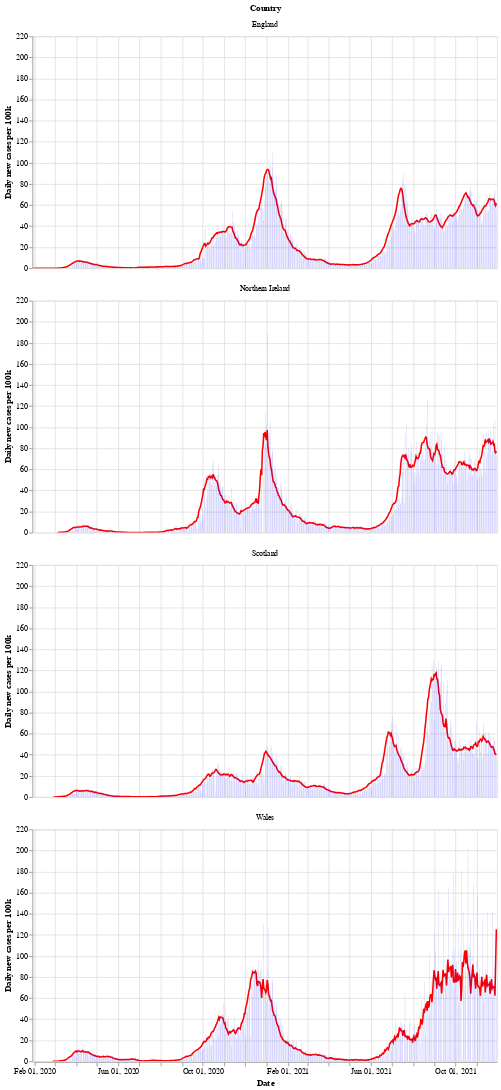

The notebook cell this image was saved under:
### Markdown cell above
Next is a bar chart of the number of new cases in each country (per 100k population), with the 7 day moving average of cases. Again we see that Wales saw a longer period of raising and falling cases compared to the other countries.

After a period of cases falling, each nation is now seeing a rise in the number of cases - especially in Wales.

### Code cell
# collapse
bars = alt.Chart(uk_cases).mark_bar().encode(
    x=alt.X("yearmonthdate(date):T", axis=alt.Axis(title='Date')),
    y=alt.Y("newCasesRate:Q", axis=alt.Axis(title='Daily new cases per 100k')),
    tooltip='newCasesRate',
    color=alt.condition(
        alt.datum.dailyChange > 0,
        alt.value("orange"),  # The positive color
        alt.value("blue")  # The negative color
    )
).properties(title='New cases per 100k population with rolling 7 day average', width=600).interactive()
line = alt.Chart(uk_cases).mark_line(
    color='red',
    size=2,
).transform_window(
    rolling_mean='mean(newCasesRate)',
    frame=[0, 7],
    groupby=['areaName']
).encode(
    x='yearmonthdate(date):T',
    y='rolling_mean:Q'
)
alt.layer(line, bars, data=uk_cases).facet(alt.Row('areaName', title='Country'), columns=1)

### Figure 1 — Vega-Lite specification as saved in the notebook (floating-point values rounded to 4 significant figures; data arrays with more than 128 entries replaced by an {"elided": "..."} marker saying what was removed)
{"config": {"view": {"continuousWidth": 400, "continuousHeight": 300}}, "data": {"name": "data-beccffef74db4b3622c1ae9e37a135a0"}, "facet": {"type": "nominal", "field": "areaName", "title": "Country"}, "spec": {"layer": [{"mark": {"type": "line", "color": "red", "size": 2}, "encoding": {"x": {"type": "temporal", "field": "date", "timeUnit": "yearmonthdate"}, "y": {"type": "quantitative", "field": "rolling_mean"}}, "transform": [{"window": [{"op": "mean", "field": "newCasesRate", "as": "rolling_mean"}], "frame": [0, 7], "groupby": ["areaName"]}]}, {"mark": "bar", "encoding": {"color": {"condition": {"value": "orange", "test": "(datum.dailyChange > 0)"}, "value": "blue"}, "tooltip": {"type": "quantitative", "field": "newCasesRate"}, "x": {"type": "temporal", "axis": {"title": "Date"}, "field": "date", "timeUnit": "yearmonthdate"}, "y": {"type": "quantitative", "axis": {"title": "Daily new cases per 100k"}, "field": "newCasesRate"}}, "selection": {"selector002": {"type": "interval", "bind": "scales", "encodings": ["x", "y"]}}, "title": "New cases per 100k population with rolling 7 day average", "width": 600}]}, "columns": 1, "$schema": "https://vega.github.io/schema/vega-lite/v4.8.1.json", "datasets": {"data-beccffef74db4b3622c1ae9e37a135a0": {"elided": "2588 records"}}}
